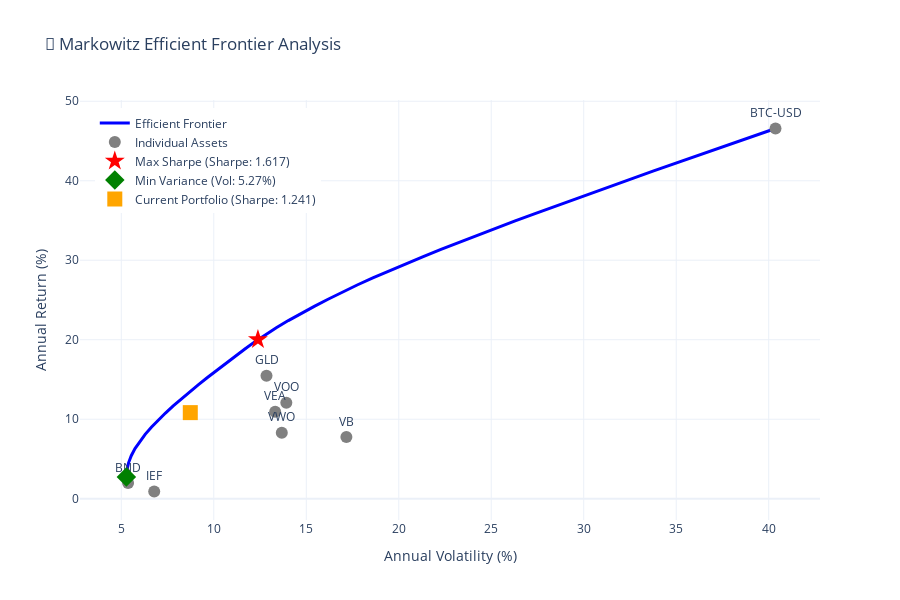

Notebook code for this chart:
### Code cell
# Create comprehensive efficient frontier visualization
fig = go.Figure()

# Efficient frontier
fig.add_trace(go.Scatter(
    x=efficient_df['volatility'] * 100,
    y=efficient_df['return'] * 100,
    mode='lines',
    name='Efficient Frontier',
    line=dict(color='blue', width=3)
))

# Individual assets
fig.add_trace(go.Scatter(
    x=annual_volatility * 100,
    y=annual_returns * 100,
    mode='markers+text',
    text=annual_returns.index,
    textposition='top center',
    marker=dict(size=12, color='gray', symbol='circle'),
    name='Individual Assets'
))

# Maximum Sharpe portfolio
fig.add_trace(go.Scatter(
    x=[max_sharpe_vol * 100],
    y=[max_sharpe_return * 100],
    mode='markers',
    marker=dict(size=15, color='red', symbol='star'),
    name=f'Max Sharpe (Sharpe: {max_sharpe_ratio:.3f})'
))

# Minimum variance portfolio
fig.add_trace(go.Scatter(
    x=[min_var_vol * 100],
    y=[min_var_return * 100],
    mode='markers',
    marker=dict(size=15, color='green', symbol='diamond'),
    name=f'Min Variance (Vol: {min_var_vol*100:.2f}%)'
))

# Current portfolio (calculate current weights excluding cash)
current_weights = portfolio_df[portfolio_df['ticker'] != 'CASH']['weight_numeric'].values / 100
current_weights = current_weights / current_weights.sum()  # Normalize to exclude cash
current_return, current_vol, current_sharpe = portfolio_stats(current_weights, returns)

fig.add_trace(go.Scatter(
    x=[current_vol * 100],
    y=[current_return * 100],
    mode='markers',
    marker=dict(size=15, color='orange', symbol='square'),
    name=f'Current Portfolio (Sharpe: {current_sharpe:.3f})'
))

fig.update_layout(
    title='🎯 Markowitz Efficient Frontier Analysis',
    xaxis_title='Annual Volatility (%)',
    yaxis_title='Annual Return (%)',
    width=900,
    height=600,
    legend=dict(x=0.02, y=0.98)
)

fig.show()

print(f"\n📈 Current Portfolio Performance:")
print(f"   Return: {current_return*100:.2f}% | Volatility: {current_vol*100:.2f}% | Sharpe: {current_sharpe:.3f}")

### Figure 1 — Plotly figure (JSON) as saved in the notebook; plotly's stock layout.template omitted (floating-point values rounded to 4 significant figures)
{"data": [{"line": {"color": "blue", "width": 3}, "mode": "lines", "name": "Efficient Frontier", "type": "scatter", "x": [5.275, 5.304, 5.393, 5.539, 5.741, 5.993, 6.29, 6.625, 6.993, 7.388, 7.807, 8.247, 8.703, 9.174, 9.657, 10.15, 10.65, 11.16, 11.68, 12.21, 12.77, 13.38, 14.03, 14.72, 15.43, 16.18, 16.95, 17.75, 18.6, 19.48, 20.39, 21.32, 22.28, 23.26, 24.26, 25.27, 26.29, 27.33, 28.38, 29.43, 30.5, 31.57, 32.65, 33.74, 34.83, 35.93, 37.04, 38.14, 39.25, 40.37], "y": [2.727, 3.621, 4.516, 5.411, 6.306, 7.201, 8.096, 8.99, 9.885, 10.78, 11.67, 12.57, 13.46, 14.36, 15.25, 16.15, 17.04, 17.94, 18.83, 19.73, 20.62, 21.52, 22.41, 23.31, 24.2, 25.1, 25.99, 26.89, 27.78, 28.68, 29.57, 30.47, 31.36, 32.26, 33.15, 34.05, 34.94, 35.83, 36.73, 37.62, 38.52, 39.41, 40.31, 41.2, 42.1, 42.99, 43.89, 44.78, 45.68, 46.57]}, {"marker": {"color": "gray", "size": 12, "symbol": "circle"}, "mode": "markers+text", "name": "Individual Assets", "text": ["BND", "BTC-USD", "GLD", "IEF", "VB", "VEA", "VOO", "VWO"], "textposition": "top center", "type": "scatter", "x": [5.367, 40.37, 12.85, 6.78, 17.17, 13.32, 13.92, 13.68], "y": [1.971, 46.57, 15.47, 0.9084, 7.761, 10.95, 12.06, 8.301]}, {"marker": {"color": "red", "size": 15, "symbol": "star"}, "mode": "markers", "name": "Max Sharpe (Sharpe: 1.617)", "type": "scatter", "x": [12.39], "y": [20.02]}, {"marker": {"color": "green", "size": 15, "symbol": "diamond"}, "mode": "markers", "name": "Min Variance (Vol: 5.27%)", "type": "scatter", "x": [5.275], "y": [2.727]}, {"marker": {"color": "orange", "size": 15, "symbol": "square"}, "mode": "markers", "name": "Current Portfolio (Sharpe: 1.241)", "type": "scatter", "x": [8.73], "y": [10.83]}], "layout": {"height": 600, "legend": {"x": 0.02, "y": 0.98}, "title": {"text": "🎯 Markowitz Efficient Frontier Analysis"}, "width": 900, "xaxis": {"title": {"text": "Annual Volatility (%)"}}, "yaxis": {"title": {"text": "Annual Return (%)"}}}}
